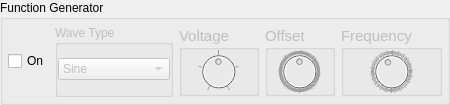
       <widget class="QGroupBox" name="functionGenControl">
        <property name="sizePolicy">
         <sizepolicy hsizetype="Preferred" vsizetype="Preferred">
          <horstretch>0</horstretch>
          <verstretch>0</verstretch>
         </sizepolicy>
        </property>
        <property name="minimumSize">
         <size>
          <width>410</width>
          <height>105</height>
         </size>
        </property>
        <property name="maximumSize">
         <size>
          <width>16777215</width>
          <height>97</height>
         </size>
        </property>
        <property name="title">
         <string>Function Generator</string>
        </property>
        <property name="checkable">
         <bool>false</bool>
        </property>
        <layout class="QHBoxLayout" name="horizontalLayout_21">
         <property name="spacing">
          <number>-1</number>
         </property>
         <property name="leftMargin">
          <number>5</number>
         </property>
         <property name="topMargin">
          <number>5</number>
         </property>
         <property name="rightMargin">
          <number>5</number>
         </property>
         <property name="bottomMargin">
          <number>5</number>
         </property>
         <item>
          <widget class="QCheckBox" name="functionGenCheckBox">
           <property name="sizePolicy">
            <sizepolicy hsizetype="Fixed" vsizetype="Preferred">
             <horstretch>0</horstretch>
             <verstretch>0</verstretch>
            </sizepolicy>
           </property>
           <property name="text">
            <string>On</string>
           </property>
           <property name="checked">
            <bool>false</bool>
           </property>
          </widget>
         </item>
         <item>
          <widget class="QGroupBox" name="groupBox_6">
           <property name="enabled">
            <bool>false</bool>
           </property>
           <property name="title">
            <string>Wave Type</string>
           </property>
           <layout class="QVBoxLayout" name="verticalLayout_11">
            <property name="leftMargin">
             <number>0</number>
            </property>
            <property name="topMargin">
             <number>0</number>
            </property>
            <property name="rightMargin">
             <number>0</number>
            </property>
            <property name="bottomMargin">
             <number>0</number>
            </property>
            <item>
             <widget class="QComboBox" name="functionGenWaveType">
              <property name="sizePolicy">
               <sizepolicy hsizetype="Minimum" vsizetype="Fixed">
                <horstretch>0</horstretch>
                <verstretch>0</verstretch>
               </sizepolicy>
              </property>
              <property name="currentIndex">
               <number>0</number>
              </property>
              <item>
               <property name="text">
                <string>Sine</string>
               </property>
              </item>
              <item>
               <property name="text">
                <string>Square</string>
               </property>
              </item>
              <item>
               <property name="text">
                <string>Triangle</string>
               </property>
              </item>
              <item>
               <property name="text">
                <string>Ramp</string>
               </property>
              </item>
              <item>
               <property name="text">
                <string>Random Noise</string>
               </property>
              </item>
             </widget>
            </item>
           </layout>
          </widget>
         </item>
         <item>
          <widget class="QGroupBox" name="offsetContainerA_2">
           <property name="enabled">
            <bool>false</bool>
           </property>
           <property name="sizePolicy">
            <sizepolicy hsizetype="Preferred" vsizetype="Preferred">
             <horstretch>0</horstretch>
             <verstretch>0</verstretch>
            </sizepolicy>
           </property>
           <property name="maximumSize">
            <size>
             <width>16777215</width>
             <height>70</height>
            </size>
           </property>
           <property name="font">
            <font>
             <pointsize>11</pointsize>
            </font>
           </property>
           <property name="title">
            <string>Voltage</string>
           </property>
           <property name="flat">
            <bool>false</bool>
           </property>
           <layout class="QHBoxLayout" name="horizontalLayout_22">
            <property name="spacing">
             <number>1</number>
            </property>
            <property name="sizeConstraint">
             <enum>QLayout::SetDefaultConstraint</enum>
            </property>
            <property name="leftMargin">
             <number>0</number>
            </property>
            <property name="topMargin">
             <number>0</number>
            </property>
            <property name="rightMargin">
             <number>0</number>
            </property>
            <property name="bottomMargin">
             <number>0</number>
            </property>
            <item>
             <widget class="QDial" name="functionVoltageDial">
              <property name="minimumSize">
               <size>
                <width>43</width>
                <height>43</height>
               </size>
              </property>
              <property name="maximumSize">
               <size>
                <width>43</width>
                <height>43</height>
               </size>
              </property>
              <property name="maximum">
               <number>4</number>
              </property>
              <property name="pageStep">
               <number>2</number>
              </property>
              <property name="value">
               <number>2</number>
              </property>
              <property name="wrapping">
               <bool>false</bool>
              </property>
              <property name="notchesVisible">
               <bool>true</bool>
              </property>
             </widget>
            </item>
           </layout>
          </widget>
         </item>
         <item>
          <widget class="QGroupBox" name="offsetContainerA_5">
           <property name="enabled">
            <bool>false</bool>
           </property>
           <property name="sizePolicy">
            <sizepolicy hsizetype="Preferred" vsizetype="Preferred">
             <horstretch>0</horstretch>
             <verstretch>0</verstretch>
            </sizepolicy>
           </property>
           <property name="maximumSize">
            <size>
             <width>16777215</width>
             <height>70</height>
            </size>
           </property>
           <property name="font">
            <font>
             <pointsize>11</pointsize>
            </font>
           </property>
           <property name="title">
            <string>Offset</string>
           </property>
           <property name="flat">
            <bool>false</bool>
           </property>
           <layout class="QHBoxLayout" name="horizontalLayout_26">
            <property name="spacing">
             <number>1</number>
            </property>
            <property name="sizeConstraint">
             <enum>QLayout::SetDefaultConstraint</enum>
            </property>
            <property name="leftMargin">
             <number>0</number>
            </property>
            <property name="topMargin">
             <number>0</number>
            </property>
            <property name="rightMargin">
             <number>0</number>
            </property>
            <property name="bottomMargin">
             <number>0</number>
            </property>
            <item>
             <widget class="QDial" name="functionOffsetDial">
              <property name="minimumSize">
               <size>
                <width>43</width>
                <height>43</height>
               </size>
              </property>
              <property name="maximumSize">
               <size>
                <width>43</width>
                <height>43</height>
               </size>
              </property>
              <property name="minimum">
               <number>0</number>
              </property>
              <property name="maximum">
               <number>1024</number>
              </property>
              <property name="pageStep">
               <number>128</number>
              </property>
              <property name="value">
               <number>512</number>
              </property>
              <property name="wrapping">
               <bool>true</bool>
              </property>
              <property name="notchesVisible">
               <bool>true</bool>
              </property>
             </widget>
            </item>
           </layout>
          </widget>
         </item>
         <item>
          <widget class="QGroupBox" name="offsetContainerA_3">
           <property name="enabled">
            <bool>false</bool>
           </property>
           <property name="sizePolicy">
            <sizepolicy hsizetype="Preferred" vsizetype="Preferred">
             <horstretch>0</horstretch>
             <verstretch>0</verstretch>
            </sizepolicy>
           </property>
           <property name="maximumSize">
            <size>
             <width>16777215</width>
             <height>70</height>
            </size>
           </property>
           <property name="font">
            <font>
             <pointsize>11</pointsize>
            </font>
           </property>
           <property name="title">
            <string>Frequency</string>
           </property>
           <property name="flat">
            <bool>false</bool>
           </property>
           <layout class="QHBoxLayout" name="horizontalLayout_23">
            <property name="spacing">
             <number>1</number>
            </property>
            <property name="sizeConstraint">
             <enum>QLayout::SetDefaultConstraint</enum>
            </property>
            <property name="leftMargin">
             <number>0</number>
            </property>
            <property name="topMargin">
             <number>0</number>
            </property>
            <property name="rightMargin">
             <number>0</number>
            </property>
            <property name="bottomMargin">
             <number>0</number>
            </property>
            <item>
             <widget class="QDial" name="functionFreqDial">
              <property name="minimumSize">
               <size>
                <width>43</width>
                <height>43</height>
               </size>
              </property>
              <property name="maximumSize">
               <size>
                <width>43</width>
                <height>43</height>
               </size>
              </property>
              <property name="minimum">
               <number>0</number>
              </property>
              <property name="maximum">
               <number>429</number>
              </property>
              <property name="value">
               <number>189</number>
              </property>
              <property name="wrapping">
               <bool>true</bool>
              </property>
              <property name="notchesVisible">
               <bool>true</bool>
              </property>
             </widget>
            </item>
           </layout>
          </widget>
         </item>
        </layout>
        <zorder>groupBox_6</zorder>
        <zorder>offsetContainerA_2</zorder>
        <zorder>offsetContainerA_5</zorder>
        <zorder>offsetContainerA_3</zorder>
        <zorder>functionGenCheckBox</zorder>
       </widget>
